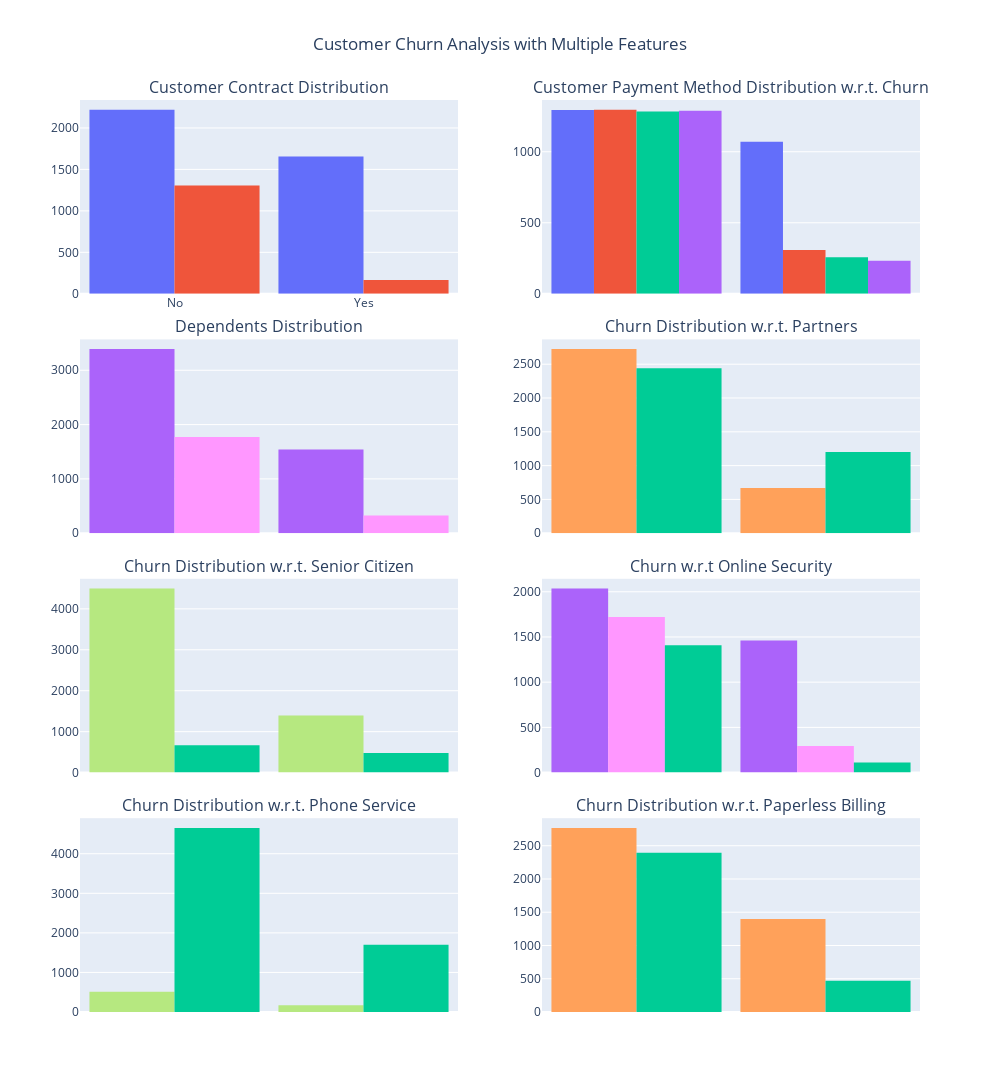

The notebook cell this image was saved under:
### Code cell
# Create a 2x5 subplot figure
fig = make_subplots(rows=4, cols=2, subplot_titles=[
    "Customer Contract Distribution",
    "Customer Payment Method Distribution w.r.t. Churn",
    "Dependents Distribution",
    "Churn Distribution w.r.t. Partners",
    "Churn Distribution w.r.t. Senior Citizen",
    "Churn w.r.t Online Security",
    "Churn Distribution w.r.t. Phone Service",
    "Churn Distribution w.r.t. Paperless Billing"],
    vertical_spacing=0.05)

# Plot 1: Customer Contract Distribution
hist1 = px.histogram(df, x="Churn", color="Contract", barmode="group").data[0]
hist2 = px.histogram(df, x="Churn", color="Contract", barmode="group").data[1]
fig.add_trace(hist1, row=1, col=1)
fig.add_trace(hist2, row=1, col=1)

# Plot 2: Customer Payment Method Distribution w.r.t. Churn
for trace in px.histogram(df, x="Churn", color="PaymentMethod").data:
    fig.add_trace(trace, row=1, col=2)

# Plot 3: Dependents Distribution
color_map = {"Yes": "#FF97FF", "No": "#AB63FA"}
for trace in px.histogram(df, x="Churn", color="Dependents", barmode="group", color_discrete_map=color_map).data:
    fig.add_trace(trace, row=2, col=1)

# Plot 4: Churn Distribution w.r.t. Partners
color_map = {"Yes": '#FFA15A', "No": '#00CC96'}
for trace in px.histogram(df, x="Churn", color="Partner", barmode="group", color_discrete_map=color_map).data:
    fig.add_trace(trace, row=2, col=2)

# Plot 5: Churn Distribution w.r.t. Senior Citizen
color_map = {"Yes": '#00CC96', "No": '#B6E880'}
for trace in px.histogram(df, x="Churn", color="SeniorCitizen", color_discrete_map=color_map).data:
    fig.add_trace(trace, row=3, col=1)

# Plot 6: Churn w.r.t Online Security
color_map = {"Yes": "#FF97FF", "No": "#AB63FA"}
for trace in px.histogram(df, x="Churn", color="OnlineSecurity", barmode="group", color_discrete_map=color_map).data:
    fig.add_trace(trace, row=3, col=2)

# Plot 7: Churn Distribution w.r.t. Phone Service
color_map = {"Yes": '#00CC96', "No": '#B6E880'}
for trace in px.histogram(df, x="Churn", color="PhoneService", color_discrete_map=color_map).data:
    fig.add_trace(trace, row=4, col=1)

# Plot 8: Churn Distribution w.r.t. Paperless Billing
color_map = {"Yes": '#FFA15A', "No": '#00CC96'}
for trace in px.histogram(df, x="Churn", color="PaperlessBilling", color_discrete_map=color_map).data:
    fig.add_trace(trace, row=4, col=2)

# Update layout
fig.update_layout(height=2000, width=1000, title_text="Customer Churn Analysis with Multiple Features", title_x=0.5, showlegend=False, bargap=0.1)
fig.show()

### Figure 1 — Plotly figure (JSON) as saved in the notebook; plotly's stock layout.template omitted (floating-point values rounded to 4 significant figures; data arrays with more than 128 entries replaced by an {"elided": "..."} marker saying what was removed)
{"data": [{"alignmentgroup": "True", "bingroup": "x", "hovertemplate": "Contract=Month-to-month<br>Churn=%{x}<br>count=%{y}<extra></extra>", "legendgroup": "Month-to-month", "marker": {"color": "#636efa", "pattern": {"shape": ""}}, "name": "Month-to-month", "offsetgroup": "Month-to-month", "orientation": "v", "showlegend": true, "type": "histogram", "x": {"elided": "3875 str values"}, "xaxis": "x", "yaxis": "y"}, {"alignmentgroup": "True", "bingroup": "x", "hovertemplate": "Contract=One year<br>Churn=%{x}<br>count=%{y}<extra></extra>", "legendgroup": "One year", "marker": {"color": "#EF553B", "pattern": {"shape": ""}}, "name": "One year", "offsetgroup": "One year", "orientation": "v", "showlegend": true, "type": "histogram", "x": {"elided": "1472 str values"}, "xaxis": "x", "yaxis": "y"}, {"alignmentgroup": "True", "bingroup": "x", "hovertemplate": "PaymentMethod=Electronic check<br>Churn=%{x}<br>count=%{y}<extra></extra>", "legendgroup": "Electronic check", "marker": {"color": "#636efa", "pattern": {"shape": ""}}, "name": "Electronic check", "offsetgroup": "Electronic check", "orientation": "v", "showlegend": true, "type": "histogram", "x": {"elided": "2365 str values"}, "xaxis": "x2", "yaxis": "y2"}, {"alignmentgroup": "True", "bingroup": "x", "hovertemplate": "PaymentMethod=Mailed check<br>Churn=%{x}<br>count=%{y}<extra></extra>", "legendgroup": "Mailed check", "marker": {"color": "#EF553B", "pattern": {"shape": ""}}, "name": "Mailed check", "offsetgroup": "Mailed check", "orientation": "v", "showlegend": true, "type": "histogram", "x": {"elided": "1604 str values"}, "xaxis": "x2", "yaxis": "y2"}, {"alignmentgroup": "True", "bingroup": "x", "hovertemplate": "PaymentMethod=Bank transfer (automatic)<br>Churn=%{x}<br>count=%{y}<extra></extra>", "legendgroup": "Bank transfer (automatic)", "marker": {"color": "#00cc96", "pattern": {"shape": ""}}, "name": "Bank transfer (automatic)", "offsetgroup": "Bank transfer (automatic)", "orientation": "v", "showlegend": true, "type": "histogram", "x": {"elided": "1542 str values"}, "xaxis": "x2", "yaxis": "y2"}, {"alignmentgroup": "True", "bingroup": "x", "hovertemplate": "PaymentMethod=Credit card (automatic)<br>Churn=%{x}<br>count=%{y}<extra></extra>", "legendgroup": "Credit card (automatic)", "marker": {"color": "#ab63fa", "pattern": {"shape": ""}}, "name": "Credit card (automatic)", "offsetgroup": "Credit card (automatic)", "orientation": "v", "showlegend": true, "type": "histogram", "x": {"elided": "1521 str values"}, "xaxis": "x2", "yaxis": "y2"}, {"alignmentgroup": "True", "bingroup": "x", "hovertemplate": "Dependents=No<br>Churn=%{x}<br>count=%{y}<extra></extra>", "legendgroup": "No", "marker": {"color": "#AB63FA", "pattern": {"shape": ""}}, "name": "No", "offsetgroup": "No", "orientation": "v", "showlegend": true, "type": "histogram", "x": {"elided": "4933 str values"}, "xaxis": "x3", "yaxis": "y3"}, {"alignmentgroup": "True", "bingroup": "x", "hovertemplate": "Dependents=Yes<br>Churn=%{x}<br>count=%{y}<extra></extra>", "legendgroup": "Yes", "marker": {"color": "#FF97FF", "pattern": {"shape": ""}}, "name": "Yes", "offsetgroup": "Yes", "orientation": "v", "showlegend": true, "type": "histogram", "x": {"elided": "2099 str values"}, "xaxis": "x3", "yaxis": "y3"}, {"alignmentgroup": "True", "bingroup": "x", "hovertemplate": "Partner=Yes<br>Churn=%{x}<br>count=%{y}<extra></extra>", "legendgroup": "Yes", "marker": {"color": "#FFA15A", "pattern": {"shape": ""}}, "name": "Yes", "offsetgroup": "Yes", "orientation": "v", "showlegend": true, "type": "histogram", "x": {"elided": "3393 str values"}, "xaxis": "x4", "yaxis": "y4"}, {"alignmentgroup": "True", "bingroup": "x", "hovertemplate": "Partner=No<br>Churn=%{x}<br>count=%{y}<extra></extra>", "legendgroup": "No", "marker": {"color": "#00CC96", "pattern": {"shape": ""}}, "name": "No", "offsetgroup": "No", "orientation": "v", "showlegend": true, "type": "histogram", "x": {"elided": "3639 str values"}, "xaxis": "x4", "yaxis": "y4"}, {"alignmentgroup": "True", "bingroup": "x", "hovertemplate": "SeniorCitizen=No<br>Churn=%{x}<br>count=%{y}<extra></extra>", "legendgroup": "No", "marker": {"color": "#B6E880", "pattern": {"shape": ""}}, "name": "No", "offsetgroup": "No", "orientation": "v", "showlegend": true, "type": "histogram", "x": {"elided": "5890 str values"}, "xaxis": "x5", "yaxis": "y5"}, {"alignmentgroup": "True", "bingroup": "x", "hovertemplate": "SeniorCitizen=Yes<br>Churn=%{x}<br>count=%{y}<extra></extra>", "legendgroup": "Yes", "marker": {"color": "#00CC96", "pattern": {"shape": ""}}, "name": "Yes", "offsetgroup": "Yes", "orientation": "v", "showlegend": true, "type": "histogram", "x": {"elided": "1142 str values"}, "xaxis": "x5", "yaxis": "y5"}, {"alignmentgroup": "True", "bingroup": "x", "hovertemplate": "OnlineSecurity=No<br>Churn=%{x}<br>count=%{y}<extra></extra>", "legendgroup": "No", "marker": {"color": "#AB63FA", "pattern": {"shape": ""}}, "name": "No", "offsetgroup": "No", "orientation": "v", "showlegend": true, "type": "histogram", "x": {"elided": "3497 str values"}, "xaxis": "x6", "yaxis": "y6"}, {"alignmentgroup": "True", "bingroup": "x", "hovertemplate": "OnlineSecurity=Yes<br>Churn=%{x}<br>count=%{y}<extra></extra>", "legendgroup": "Yes", "marker": {"color": "#FF97FF", "pattern": {"shape": ""}}, "name": "Yes", "offsetgroup": "Yes", "orientation": "v", "showlegend": true, "type": "histogram", "x": {"elided": "2015 str values"}, "xaxis": "x6", "yaxis": "y6"}, {"alignmentgroup": "True", "bingroup": "x", "hovertemplate": "OnlineSecurity=No internet service<br>Churn=%{x}<br>count=%{y}<extra></extra>", "legendgroup": "No internet service", "marker": {"color": "#00cc96", "pattern": {"shape": ""}}, "name": "No internet service", "offsetgroup": "No internet service", "orientation": "v", "showlegend": true, "type": "histogram", "x": {"elided": "1520 str values"}, "xaxis": "x6", "yaxis": "y6"}, {"alignmentgroup": "True", "bingroup": "x", "hovertemplate": "PhoneService=No<br>Churn=%{x}<br>count=%{y}<extra></extra>", "legendgroup": "No", "marker": {"color": "#B6E880", "pattern": {"shape": ""}}, "name": "No", "offsetgroup": "No", "orientation": "v", "showlegend": true, "type": "histogram", "x": {"elided": "680 str values"}, "xaxis": "x7", "yaxis": "y7"}, {"alignmentgroup": "True", "bingroup": "x", "hovertemplate": "PhoneService=Yes<br>Churn=%{x}<br>count=%{y}<extra></extra>", "legendgroup": "Yes", "marker": {"color": "#00CC96", "pattern": {"shape": ""}}, "name": "Yes", "offsetgroup": "Yes", "orientation": "v", "showlegend": true, "type": "histogram", "x": {"elided": "6352 str values"}, "xaxis": "x7", "yaxis": "y7"}, {"alignmentgroup": "True", "bingroup": "x", "hovertemplate": "PaperlessBilling=Yes<br>Churn=%{x}<br>count=%{y}<extra></extra>", "legendgroup": "Yes", "marker": {"color": "#FFA15A", "pattern": {"shape": ""}}, "name": "Yes", "offsetgroup": "Yes", "orientation": "v", "showlegend": true, "type": "histogram", "x": {"elided": "4168 str values"}, "xaxis": "x8", "yaxis": "y8"}, {"alignmentgroup": "True", "bingroup": "x", "hovertemplate": "PaperlessBilling=No<br>Churn=%{x}<br>count=%{y}<extra></extra>", "legendgroup": "No", "marker": {"color": "#00CC96", "pattern": {"shape": ""}}, "name": "No", "offsetgroup": "No", "orientation": "v", "showlegend": true, "type": "histogram", "x": {"elided": "2864 str values"}, "xaxis": "x8", "yaxis": "y8"}], "layout": {"annotations": [{"font": {"size": 16}, "showarrow": false, "text": "Customer Contract Distribution", "x": 0.225, "xanchor": "center", "xref": "paper", "y": 1, "yanchor": "bottom", "yref": "paper"}, {"font": {"size": 16}, "showarrow": false, "text": "Customer Payment Method Distribution w.r.t. Churn", "x": 0.775, "xanchor": "center", "xref": "paper", "y": 1, "yanchor": "bottom", "yref": "paper"}, {"font": {"size": 16}, "showarrow": false, "text": "Dependents Distribution", "x": 0.225, "xanchor": "center", "xref": "paper", "y": 0.7375, "yanchor": "bottom", "yref": "paper"}, {"font": {"size": 16}, "showarrow": false, "text": "Churn Distribution w.r.t. Partners", "x": 0.775, "xanchor": "center", "xref": "paper", "y": 0.7375, "yanchor": "bottom", "yref": "paper"}, {"font": {"size": 16}, "showarrow": false, "text": "Churn Distribution w.r.t. Senior Citizen", "x": 0.225, "xanchor": "center", "xref": "paper", "y": 0.475, "yanchor": "bottom", "yref": "paper"}, {"font": {"size": 16}, "showarrow": false, "text": "Churn w.r.t Online Security", "x": 0.775, "xanchor": "center", "xref": "paper", "y": 0.475, "yanchor": "bottom", "yref": "paper"}, {"font": {"size": 16}, "showarrow": false, "text": "Churn Distribution w.r.t. Phone Service", "x": 0.225, "xanchor": "center", "xref": "paper", "y": 0.2125, "yanchor": "bottom", "yref": "paper"}, {"font": {"size": 16}, "showarrow": false, "text": "Churn Distribution w.r.t. Paperless Billing", "x": 0.775, "xanchor": "center", "xref": "paper", "y": 0.2125, "yanchor": "bottom", "yref": "paper"}], "bargap": 0.1, "height": 2000, "showlegend": false, "title": {"text": "Customer Churn Analysis with Multiple Features", "x": 0.5}, "width": 1000, "xaxis": {"anchor": "y", "domain": [0, 0.45]}, "xaxis2": {"anchor": "y2", "domain": [0.55, 1]}, "xaxis3": {"anchor": "y3", "domain": [0, 0.45]}, "xaxis4": {"anchor": "y4", "domain": [0.55, 1]}, "xaxis5": {"anchor": "y5", "domain": [0, 0.45]}, "xaxis6": {"anchor": "y6", "domain": [0.55, 1]}, "xaxis7": {"anchor": "y7", "domain": [0, 0.45]}, "xaxis8": {"anchor": "y8", "domain": [0.55, 1]}, "yaxis": {"anchor": "x", "domain": [0.7875, 1]}, "yaxis2": {"anchor": "x2", "domain": [0.7875, 1]}, "yaxis3": {"anchor": "x3", "domain": [0.525, 0.7375]}, "yaxis4": {"anchor": "x4", "domain": [0.525, 0.7375]}, "yaxis5": {"anchor": "x5", "domain": [0.2625, 0.475]}, "yaxis6": {"anchor": "x6", "domain": [0.2625, 0.475]}, "yaxis7": {"anchor": "x7", "domain": [0, 0.2125]}, "yaxis8": {"anchor": "x8", "domain": [0, 0.2125]}}}
